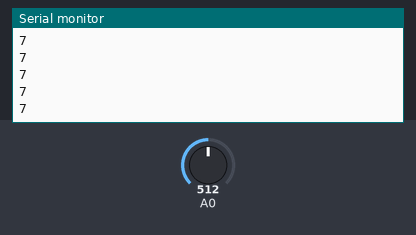
Recording of a sketch running on a simulated Arduino Uno, built with avr-gcc and run on an emulated ATmega328P. Shown: the last lines printed to the serial monitor. Inputs (shaded band) come from the test bench; at power-on: A0 = 512.

Above: at 1.2 s.
1.3 s: A0 set to 716
At 2.0 s:
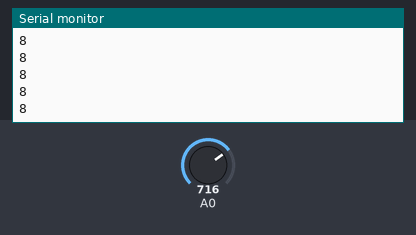
2.8 s: A0 set to 900
At 3.4 s:
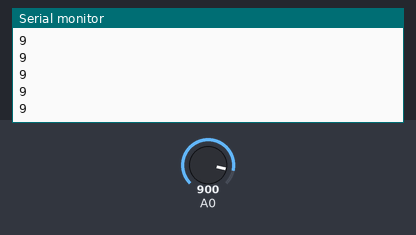
Timing chart, 0 to 5.8 s (numbered marks = the images above; inputs shaded):
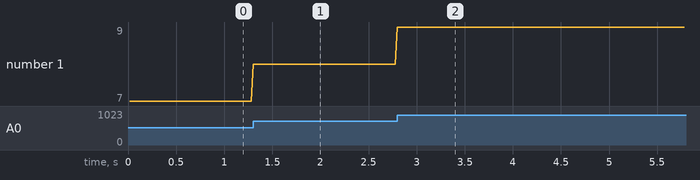

Measured:
- after the input at 1.3 s, the serial monitor: prints a new line at once (image 1)
- after the input at 2.8 s, the serial monitor: prints a new line at once (image 2)
- plotted number 1: 7 → 8 after the input at 1.3 s, 8 → 9 after the input at 2.8 s

The sketch:

interruptions_timer_1.ino
```cpp
#include <avr/io.h>
#include <avr/interrupt.h>

int cpt=0;
int valeurTr=1000;
int valeurLu=0;
void setup()
{
  Serial.begin(9600);
  pinMode(8, OUTPUT);
  pinMode(A0,INPUT);
  noInterrupts(); // désactiver toutes les interruptions

  //set timer1 interrupt at 1Hz
  TCCR1A = 0;// set entire TCCR1A register to 0
  TCCR1B = 0;// same for TCCR1B
  TCNT1  = 0;//initialize counter value to 0
  // set compare match register for 1hz increments
  OCR1A = 399;// = (16*10^6) / (5000*8) - 1 (must be <65536)
  // turn on CTC mode
  TCCR1B |= (1 << WGM12);
  // Set CS11 bits for 8 prescaler
  TCCR1B |= (1 << CS11);
  // enable timer compare interrupt
  TIMSK1 |= (1 << OCIE1A);
  interrupts(); // activer toutes les interruptions
}

ISR(TIMER1_COMPA_vect) //timer1 interrupt 5KHz
{
  cpt=cpt+1;
  if(cpt%100==0) {
    if (cpt==5000) {
      valeurLu=analogRead(0);
      valeurTr = map(valeurLu,0,1023,5,10);
      Serial.println(valeurTr);
      digitalWrite(8, HIGH);
      cpt=0;
      Serial.println("tic");
    } else {
      valeurLu=analogRead(0);
      valeurTr = map(valeurLu,0,1023,5,10);
      Serial.println(valeurTr);
      digitalWrite(8, HIGH);
    }
  }
  else if(cpt%100==valeurTr){
    digitalWrite(8, LOW);
  }
}

void loop()
{
  // Votre application ici...

}
```
